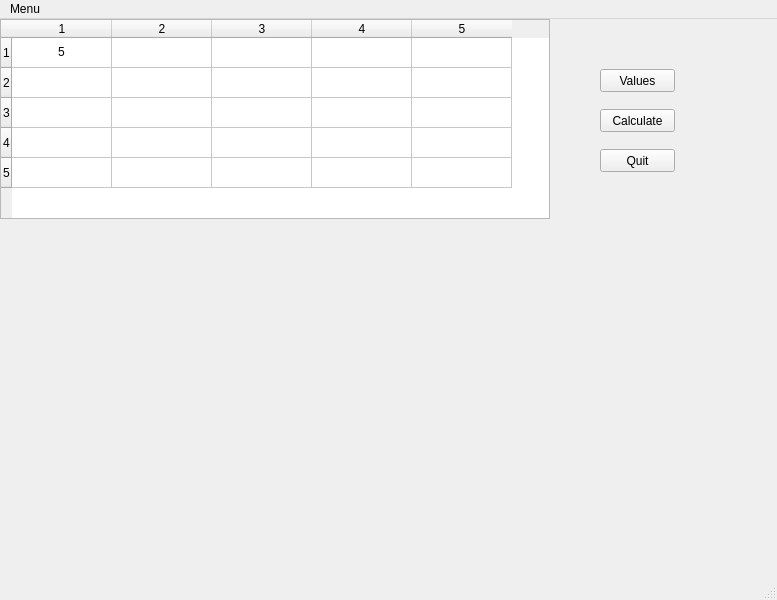
<?xml version="1.0" encoding="UTF-8"?>
<ui version="4.0">
 <class>FeeCalculation</class>
 <widget class="QMainWindow" name="FeeCalculation">
  <property name="geometry">
   <rect>
    <x>0</x>
    <y>0</y>
    <width>777</width>
    <height>600</height>
   </rect>
  </property>
  <property name="windowTitle">
   <string>MainWindow</string>
  </property>
  <property name="windowIcon">
   <iconset>
    <normaloff>todachoppa.png</normaloff>todachoppa.png</iconset>
  </property>
  <widget class="QWidget" name="centralwidget">
   <widget class="QTableWidget" name="feeTable">
    <property name="geometry">
     <rect>
      <x>0</x>
      <y>0</y>
      <width>550</width>
      <height>200</height>
     </rect>
    </property>
    <property name="cursor" stdset="0">
     <cursorShape>ArrowCursor</cursorShape>
    </property>
    <property name="mouseTracking">
     <bool>false</bool>
    </property>
    <property name="contextMenuPolicy">
     <enum>Qt::DefaultContextMenu</enum>
    </property>
    <property name="frameShape">
     <enum>QFrame::StyledPanel</enum>
    </property>
    <property name="frameShadow">
     <enum>QFrame::Sunken</enum>
    </property>
    <property name="tabKeyNavigation">
     <bool>true</bool>
    </property>
    <property name="showGrid">
     <bool>true</bool>
    </property>
    <property name="sortingEnabled">
     <bool>false</bool>
    </property>
    <property name="rowCount">
     <number>5</number>
    </property>
    <property name="columnCount">
     <number>5</number>
    </property>
    <row/>
    <row/>
    <row/>
    <row/>
    <row/>
    <column/>
    <column/>
    <column/>
    <column/>
    <column/>
    <item row="0" column="0">
     <property name="text">
      <string>5</string>
     </property>
     <property name="font">
      <font>
       <weight>50</weight>
       <bold>false</bold>
      </font>
     </property>
     <property name="textAlignment">
      <set>AlignCenter</set>
     </property>
    </item>
   </widget>
   <widget class="QPushButton" name="values">
    <property name="geometry">
     <rect>
      <x>600</x>
      <y>50</y>
      <width>75</width>
      <height>23</height>
     </rect>
    </property>
    <property name="text">
     <string>Values</string>
    </property>
   </widget>
   <widget class="QPushButton" name="calculate">
    <property name="geometry">
     <rect>
      <x>600</x>
      <y>90</y>
      <width>75</width>
      <height>23</height>
     </rect>
    </property>
    <property name="text">
     <string>Calculate</string>
    </property>
   </widget>
   <widget class="QPushButton" name="quit">
    <property name="geometry">
     <rect>
      <x>600</x>
      <y>130</y>
      <width>75</width>
      <height>23</height>
     </rect>
    </property>
    <property name="text">
     <string>Quit</string>
    </property>
   </widget>
  </widget>
  <widget class="QMenuBar" name="menubar">
   <property name="geometry">
    <rect>
     <x>0</x>
     <y>0</y>
     <width>777</width>
     <height>21</height>
    </rect>
   </property>
   <widget class="QMenu" name="mainMenu">
    <property name="title">
     <string>Menu</string>
    </property>
    <addaction name="actionOpen"/>
    <addaction name="actionSave"/>
    <addaction name="separator"/>
    <addaction name="actionExit"/>
   </widget>
   <addaction name="mainMenu"/>
  </widget>
  <widget class="QStatusBar" name="statusbar"/>
  <action name="actionOpen">
   <property name="text">
    <string>Open</string>
   </property>
  </action>
  <action name="actionSave">
   <property name="text">
    <string>Save</string>
   </property>
  </action>
  <action name="actionExit">
   <property name="text">
    <string>Exit</string>
   </property>
  </action>
 </widget>
 <resources/>
 <connections/>
</ui>
